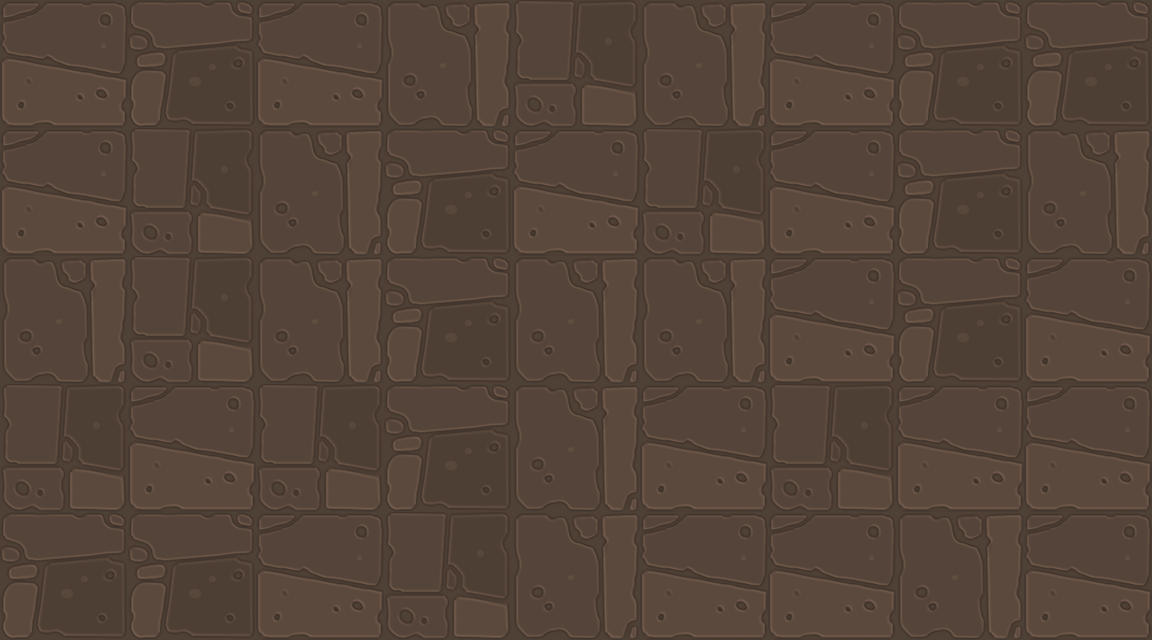

This game map was drawn from its Tiled (.tmx) file and the tilesets committed beside it. A one-line description and the trimmed map source follow:
An orthogonal 9x5 tile map with 128x128 px tiles, 1 tile layer (块层 1).

<map version="1.0" orientation="orthogonal" renderorder="right-down" width="9" height="5" tilewidth="128" tileheight="128" nextobjectid="1">
 <tileset firstgid="1" name="floor-001" tilewidth="128" tileheight="128">
  <image source="floor-001.png" width="256" height="256" />
 </tileset>
 <layer name="块层 1" width="9" height="5">
  <data>[45 cells, 45 non-empty, 4 distinct tile ids]</data>
 </layer>
</map>